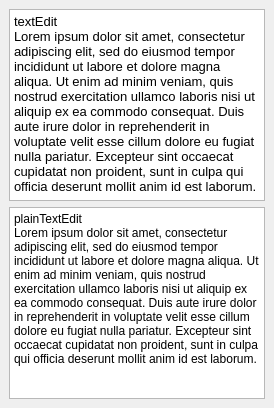
  <widget class="QDockWidget" name="dockWidget_7">
   <property name="windowTitle">
    <string>Right Dock</string>
   </property>
   <attribute name="dockWidgetArea">
    <number>2</number>
   </attribute>
   <widget class="QWidget" name="dockWidgetContents_6">
    <layout class="QGridLayout" name="gridLayout_9">
     <item row="0" column="0">
      <widget class="QTextEdit" name="textEdit">
       <property name="html">
        <string>&lt;!DOCTYPE HTML PUBLIC &quot;-//W3C//DTD HTML 4.0//EN&quot; &quot;http://www.w3.org/TR/REC-html40/strict.dtd&quot;&gt;
&lt;html&gt;&lt;head&gt;&lt;meta name=&quot;qrichtext&quot; content=&quot;1&quot; /&gt;&lt;style type=&quot;text/css&quot;&gt;
p, li { white-space: pre-wrap; }
&lt;/style&gt;&lt;/head&gt;&lt;body style=&quot; font-family:'Noto Sans'; font-size:10pt; font-weight:400; font-style:normal;&quot;&gt;
&lt;p style=&quot; margin-top:0px; margin-bottom:0px; margin-left:0px; margin-right:0px; -qt-block-indent:0; text-indent:0px;&quot;&gt;textEdit&lt;/p&gt;
&lt;p style=&quot; margin-top:0px; margin-bottom:0px; margin-left:0px; margin-right:0px; -qt-block-indent:0; text-indent:0px;&quot;&gt;Lorem ipsum dolor sit amet, consectetur adipiscing elit, sed do eiusmod tempor incididunt ut labore et dolore magna aliqua. Ut enim ad minim veniam, quis nostrud exercitation ullamco laboris nisi ut aliquip ex ea commodo consequat. Duis aute irure dolor in reprehenderit in voluptate velit esse cillum dolore eu fugiat nulla pariatur. Excepteur sint occaecat cupidatat non proident, sunt in culpa qui officia deserunt mollit anim id est laborum.&lt;/p&gt;&lt;/body&gt;&lt;/html&gt;</string>
       </property>
      </widget>
     </item>
     <item row="1" column="0">
      <widget class="QPlainTextEdit" name="plainTextEdit">
       <property name="plainText">
        <string>plainTextEdit
Lorem ipsum dolor sit amet, consectetur adipiscing elit, sed do eiusmod tempor incididunt ut labore et dolore magna aliqua. Ut enim ad minim veniam, quis nostrud exercitation ullamco laboris nisi ut aliquip ex ea commodo consequat. Duis aute irure dolor in reprehenderit in voluptate velit esse cillum dolore eu fugiat nulla pariatur. Excepteur sint occaecat cupidatat non proident, sunt in culpa qui officia deserunt mollit anim id est laborum.</string>
       </property>
      </widget>
     </item>
    </layout>
   </widget>
  </widget>
